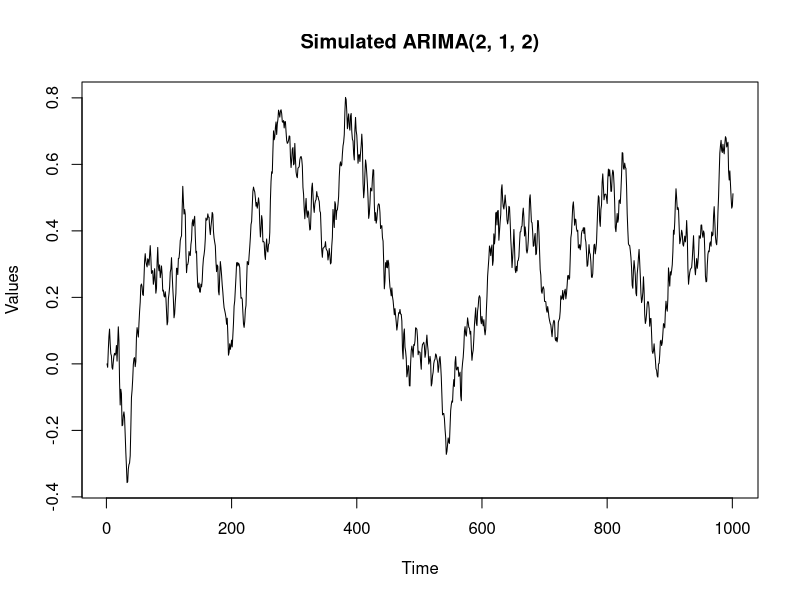
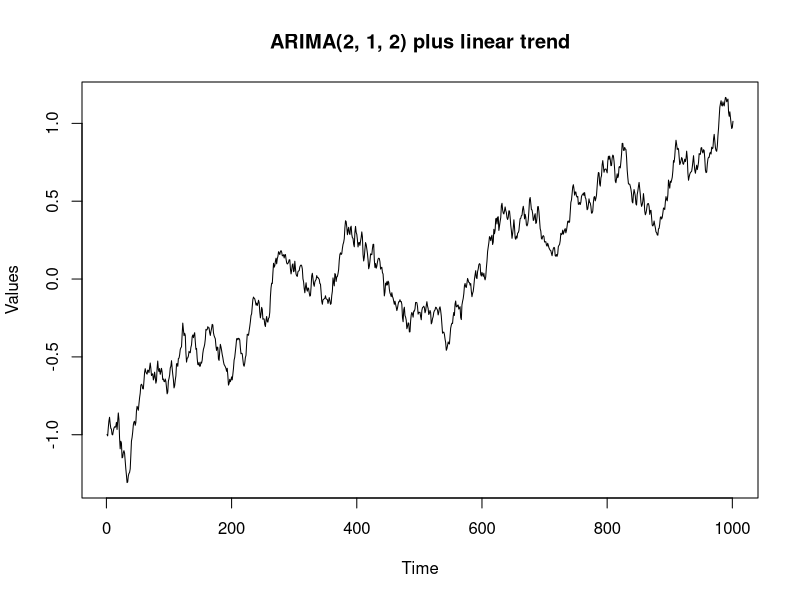
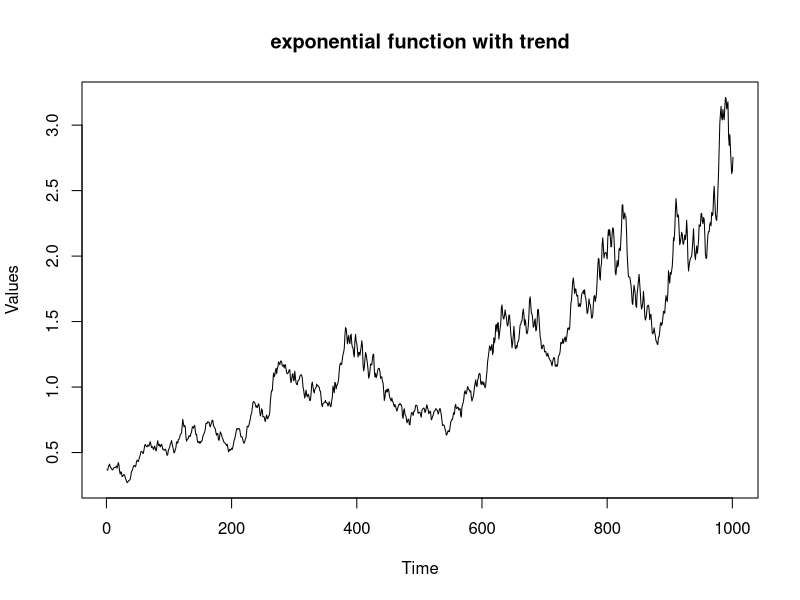
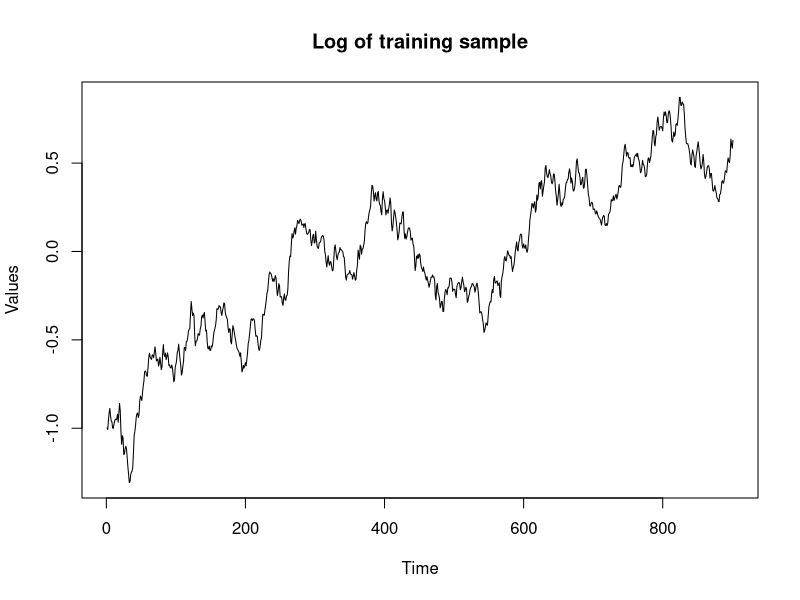
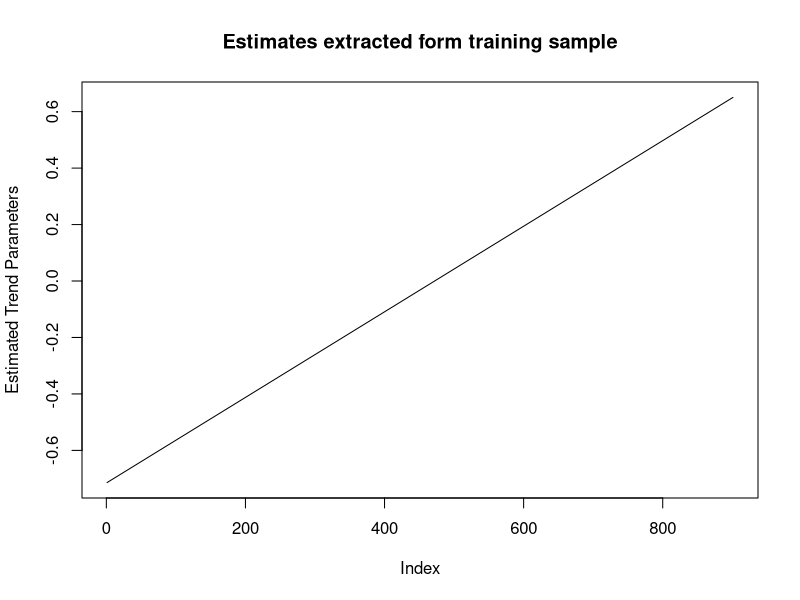
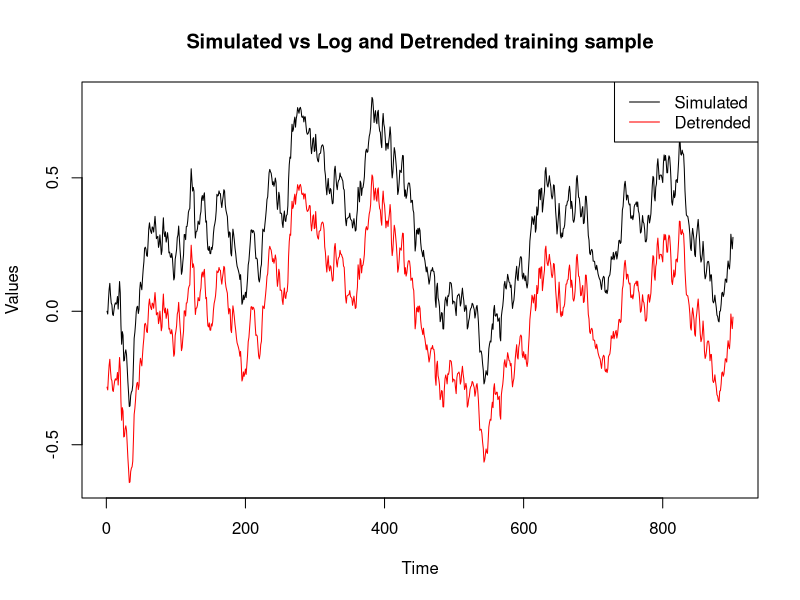
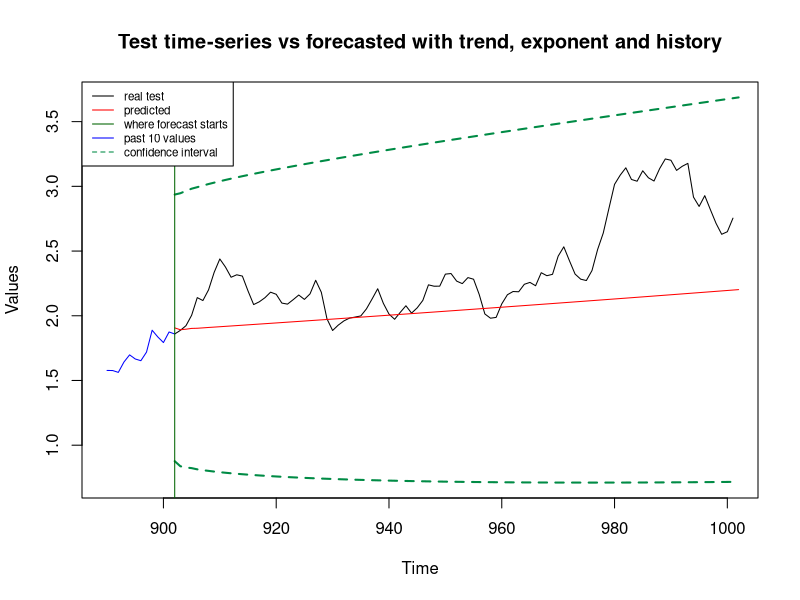
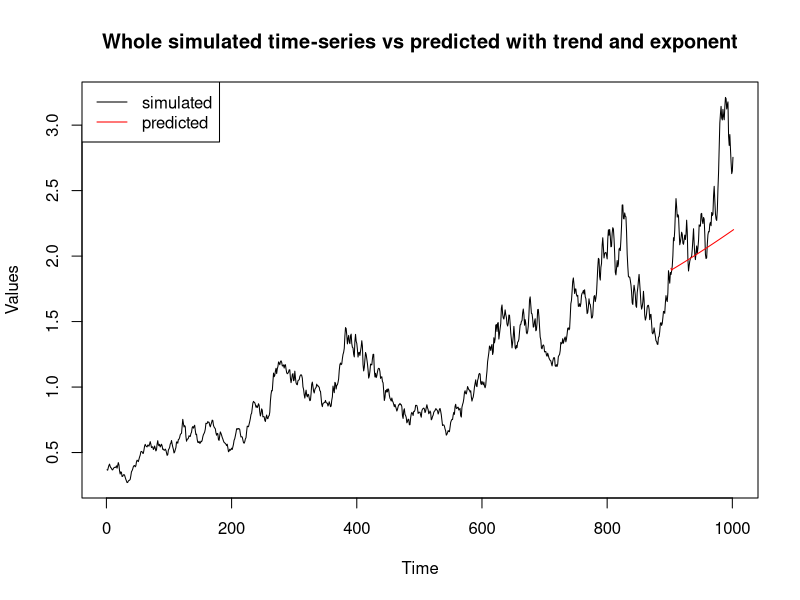

Reproduce these figures in R, in order.
## ---- chunk 1
n_size <- 1000
p <- 2
d <- 1
q <- 2
phi_1 <- .2
phi_2 <- -.15
theta_1 <- .3
theta_2 <- -.1
noise_sd <- 0.03

title <- paste0('ARIMA(', p, ', ', d, ', ', q, ')')
                  
set.seed(111)  

sim <- arima.sim(list(order = c (p,d,q), ar = c(phi_1, phi_2), ma = c(theta_1, theta_2)),
                 n = n_size, sd= noise_sd)

plot(sim, xlab = 'Time', ylab = 'Values', main = paste('Simulated', title))
## ---- chunk 2
b0 = -1
b1 = 0.0015
sim_trend <- sim + (b0 + b1 * time(sim))
plot(sim_trend, xlab = 'Time', ylab = 'Values',
     main = paste(title, 'plus linear trend'))
## ---- chunk 3
sim_exp <- exp(sim_trend)
plot(sim_exp, xlab = 'Time', ylab = 'Values', 
     main = paste('exponential function with trend'))
## ---- chunk 4
ratio <- 0.9
n_size <- length(sim)
train_nsize <- round(n_size * ratio)
# When we take an index slice, it loses ts status.
# We recover it.
train_sim <- ts(sim_exp[1:train_nsize])
cat('Training sample size:', length(train_sim), '\n')
#Same for test
test_sim <- ts(sim_exp[(train_nsize + 1):n_size],
               start = train_nsize + 1 )
cat('Test sample size:', length(test_sim), '\n')
## ---- chunk 5
train_simlog <- log(train_sim)
plot(train_simlog, ylab = 'Values', main = 'Log of training sample', type = 'l')
## ---- chunk 6
lm_trend <- lm(train_simlog ~ time(train_simlog))
coef(lm_trend)

trend_par = lm_trend$fitted.values

plot(trend_par, type = 'l', ylab = "Estimated Trend Parameters", main = 'Estimates extracted form training sample')
## ---- chunk 7
train_detrend <- train_simlog - trend_par
## ---- chunk 8
plot(sim[1:train_nsize], xlab = 'Time', ylab = 'Values', type = 'l',
     main = 'Simulated vs Log and Detrended training sample',
     ylim = c(min(train_detrend,sim), max(train_detrend, sim)))
lines(train_detrend, col = 'red')
legend('topright', legend = c('Simulated', 'Detrended'), col = c('black', 'red'), lty = 1)
## ---- chunk 9
fit_model <- arima(train_detrend, order = c(p, d, q))
## ---- chunk 10
fit_model
cat("\nTrue coefficients are phi_1:", phi_1, "phi_2:", phi_2, "theta_1:", theta_1, "theta_2", theta_2, "\n")
## ---- chunk 11
forecast_mdl <- predict(fit_model, n.ahead = 101)
## ---- chunk 12
forecastmdl_trend <- forecast_mdl$pred + (lm_trend$coefficients[1] + lm_trend$coefficients[2] * time(forecast_mdl$pred))
## ---- chunk 13
forecastmdl_exp <- exp(forecastmdl_trend)
## ---- chunk 14
forecast_se_exp <- exp(forecast_mdl$se)
upper <- forecastmdl_exp + forecast_se_exp
lower <- forecastmdl_exp - forecast_se_exp

plot(test_sim, type = 'l', 
     main = 'Test time-series vs forecasted with trend, exponent and history',
     ylab = 'Values', xlab = 'Time', xlim = c(890, 1001),
     ylim = c(min(test_sim, forecastmdl_exp, lower),
              max(test_sim, forecastmdl_exp, upper)))
lines(forecastmdl_exp, col = 'red')
lines(ts(sim_exp[890:902],start = 890), col = 'blue')
lines(upper, lty = 2, lwd =2, col = 'springgreen4')
lines(lower, lty = 2, lwd =2, col = 'springgreen4')
abline(v = 902, col = 'darkgreen')
legend('topleft',
       legend = c('real test', 'predicted', 'where forecast starts',
                  'past 10 values', 'confidence interval'),
       col = c('black', 'red', 'darkgreen', 'blue', 'springgreen4'),
       lty = c(rep(1,4),2),cex = .7)
## ---- chunk 15
plot(sim_exp, type = 'l',
     main = 'Whole simulated time-series vs predicted with trend and exponent',
     ylab = 'Values', xlab = 'Time')
lines(forecastmdl_exp, col = 'red')
legend('topleft', legend = c('simulated', 'predicted'), col = c('black', 'red'),
       lty = 1, cex = 1)
## ---- chunk 16
acf(test_sim, main = 'ACF of test time-series')
acf(forecastmdl_exp, main = 'ACF of forecast')

ccf(test_sim, forecastmdl_exp, main = 'CCF of test time-series and forecast')
## ---- chunk 17
forecast_res <- test_sim - forecastmdl_exp

plot(forecast_res, type = 'p', ylab = 'Residuals',
     main = 'Residuals plot for forecast')
lines(lowess(forecast_res), col = 'red')
abline(h = 0, lty = 3)

acf(forecast_res, main = 'ACF of residuals')
## ---- chunk 18
mse <- sum(forecast_res^2) / length(forecast_res)
cat("MSE:", mse, "\n")
cat("Variance of residuals:", var(forecast_res), "\n")
cat("Sum of residuals:", sum(forecast_res), "\n")
